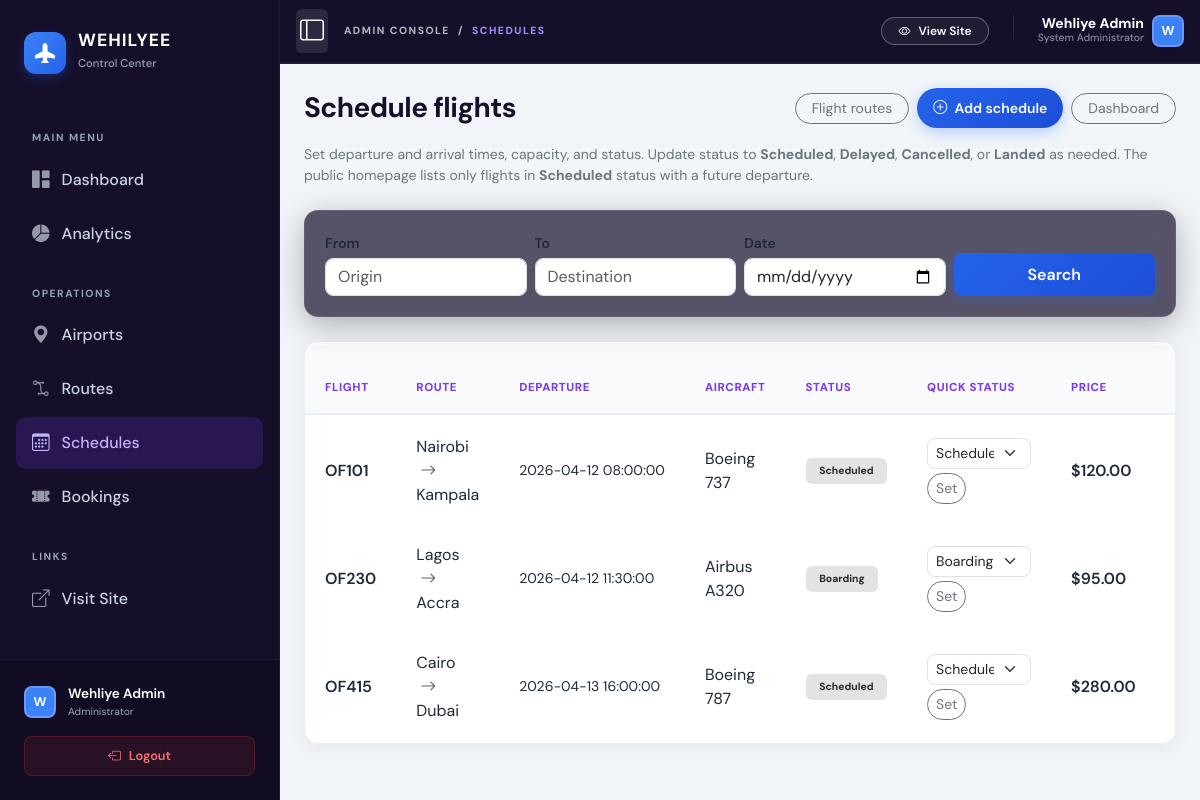
/admin/schedules.php (signed in), run on the app's committed database.
### tables this page shows
CREATE TABLE IF NOT EXISTS flights (
    id INT AUTO_INCREMENT PRIMARY KEY,
    route_id INT NULL,
    flight_no VARCHAR(20) NOT NULL UNIQUE,
    origin VARCHAR(80) NOT NULL,
    destination VARCHAR(80) NOT NULL,
    departure_time DATETIME NOT NULL,
    arrival_time DATETIME NOT NULL,
    aircraft VARCHAR(80) NOT NULL,
    capacity INT NOT NULL,
    base_price DECIMAL(10,2) NOT NULL,
    status ENUM('Scheduled','Boarding','Delayed','Cancelled','Completed','Landed') NOT NULL DEFAULT 'Scheduled',
    created_at TIMESTAMP DEFAULT CURRENT_TIMESTAMP,
    FOREIGN KEY (route_id) REFERENCES routes(id) ON DELETE SET NULL
);

### includes/functions.php (called while the page is built, shortened)
<?php
require_once dirname(__DIR__) . '/config/db.php';
spl_autoload_register(static function (string $class): void {
    $path = dirname(__DIR__) . '/classes/' . $class . '.php';
});
function base_url(): string
{
    static $cached = null;
    if ($cached !== null) {
        return $cached;
    }
    $projectRoot = realpath(dirname(__DIR__));
    $docRoot = realpath($_SERVER['DOCUMENT_ROOT'] ?? '');
    if ($projectRoot && $docRoot && str_starts_with($projectRoot, $docRoot)) {
        $rel = str_replace('\\', '/', substr($projectRoot, strlen($docRoot)));
        $cached = $rel === '' ? '' : rtrim($rel, '/');
        return $cached;
    }
    $script = str_replace('\\', '/', $_SERVER['SCRIPT_NAME'] ?? '/index.php');
    $cached = rtrim(dirname($script), '/');
    return $cached;
}

### config/db.php (called while the page is built, shortened)
<?php
function db(): PDO
{
    static $pdo = null;
    if ($pdo instanceof PDO) {
        return $pdo;
    }
    $dsn = 'mysql:host=' . DB_HOST . ';dbname=' . DB_NAME . ';charset=' . DB_CHARSET;
    $pdo = new PDO($dsn, DB_USER, DB_PASS, [
        PDO::ATTR_ERRMODE => PDO::ERRMODE_EXCEPTION,
        PDO::ATTR_DEFAULT_FETCH_MODE => PDO::FETCH_ASSOC,
    ]);
    return $pdo;
}

### classes/Flight.php (called while the page is built, shortened)
<?php
class Flight
{
    public static function allowedStatuses(): array
    {
        return ['Scheduled', 'Boarding', 'Delayed', 'Cancelled', 'Completed', 'Landed'];
    }
    public static function search(?string $origin = null, ?string $destination = null, ?string $date = null): array
    {
        $sql = 'SELECT * FROM flights WHERE 1=1';
        $params = [];
        $sql .= ' ORDER BY departure_time ASC';
        $stmt = db()->prepare($sql);
        $stmt->execute($params);
        return $stmt->fetchAll();
    }
}

### admin/schedules.php (the view, shortened to what this page needs)
<?php
require_once dirname(__DIR__) . '/includes/functions.php';
$base = base_url();
$origin = trim($_GET['origin'] ?? '');
$destination = trim($_GET['destination'] ?? '');
$date = trim($_GET['date'] ?? '');
$flights = Flight::search($origin ?: null, $destination ?: null, $date ?: null);
$statusOptions = Flight::allowedStatuses();
require dirname(__DIR__) . '/includes/header.php';
?>
<div class="d-flex flex-wrap justify-content-between align-items-center gap-2 mb-3">
    <h1 class="ofbms-page-title h3 mb-0">Schedule flights</h1>
    <div class="d-flex align-items-center gap-2 flex-wrap">
        <a href="<?= htmlspecialchars($base) ?>/admin/flights.php" class="btn btn-outline-secondary btn-sm rounded-pill px-3">Flight routes</a>
        <button class="btn btn-primary ofbms-btn-primary btn-sm rounded-pill px-3" type="button" data-bs-toggle="collapse" data-bs-target="#addFlightFormCollapse" aria-expanded="false" aria-controls="addFlightFormCollapse">
            <i class="bi bi-plus-circle me-1"></i> Add schedule
        </button>
        <a href="<?= htmlspecialchars($base) ?>/admin/dashboard.php" class="btn btn-outline-secondary btn-sm rounded-pill px-3">Dashboard</a>
    </div>
</div>
<p class="text-secondary small mb-4">Set departure and arrival times, capacity, and status. Update status to <strong>Scheduled</strong>, <strong>Delayed</strong>, <strong>Cancelled</strong>, or <strong>Landed</strong> as needed. The public homepage lists only flights in <strong>Scheduled</strong> status with a future departure.</p>
<div class="ofbms-search-bar">
    <form class="row g-2 align-items-end" method="get" action="<?= htmlspecialchars($base) ?>/admin/schedules.php">
        <div class="col-sm-6 col-md-3">
            <label class="form-label small fw-semibold mb-1">From</label>
            <input class="form-control rounded-3" name="origin" placeholder="Origin" value="<?= htmlspecialchars($origin) ?>">
        </div>
        <div class="col-sm-6 col-md-3">
            <label class="form-label small fw-semibold mb-1">To</label>
            <input class="form-control rounded-3" name="destination" placeholder="Destination" value="<?= htmlspecialchars($destination) ?>">
        </div>
        <div class="col-sm-6 col-md-3">
            <label class="form-label small fw-semibold mb-1">Date</label>
            <input class="form-control rounded-3" name="date" type="date" value="<?= htmlspecialchars($date) ?>">
        </div>
        <div class="col-sm-6 col-md-3">
            <button class="btn btn-primary ofbms-btn-primary w-100 rounded-3" type="submit">Search</button>
        </div>
    </form>
</div>
<div class="ofbms-table-wrap mb-4">
    <div class="table-responsive">
        <table class="table table-hover align-middle">
            <thead>
                <tr>
                    <th>Flight</th>
                    <th>Route</th>
                    <th>Departure</th>
                    <th>Aircraft</th>
                    <th>Status</th>
                    <th>Quick status</th>
                    <th>Price</th>
                    <th>Seats left</th>
                </tr>
            </thead>
            <tbody>
                <?php foreach ($flights as $f): ?>
                    <?php
                    $fid = (int) $f['id'];
                    ?>
                    <tr>
                        <td class="fw-semibold"><?= htmlspecialchars($f['flight_no']) ?></td>
                        <td><?= htmlspecialchars($f['origin']) ?> <i class="bi bi-arrow-right text-muted mx-1"></i> <?= htmlspecialchars($f['destination']) ?></td>
                        <td class="text-nowrap small"><?= htmlspecialchars($f['departure_time']) ?></td>
                        <td><?= htmlspecialchars($f['aircraft']) ?></td>
                        <td><span class="badge bg-secondary-subtle text-dark ofbms-badge-status"><?= htmlspecialchars($f['status']) ?></span></td>
                        <td>
                            <form method="post" action="<?= htmlspecialchars($base) ?>/admin/schedules.php" class="d-flex flex-wrap gap-1 align-items-center">
                                <select class="form-select form-select-sm rounded-3" name="flight_status" style="min-width: 6.5rem;" aria-label="Flight status">
                                    <?php foreach ($statusOptions as $opt): ?>
                                        <option value="<?= htmlspecialchars($opt) ?>" <?= $f['status'] === $opt ? 'selected' : '' ?>><?= htmlspecialchars($opt) ?></option>
                                    <?php endforeach; ?>
                                </select>
                                <button type="submit" name="quick_status" value="1" class="btn btn-sm btn-outline-secondary rounded-pill">Set</button>
                            </form>
                        </td>
                        <td class="fw-semibold">$<?= number_format((float) $f['base_price'], 2) ?></td>
                        <td><?= Flight::availableSeats($fid) ?></td>
                    </tr>
                <?php endforeach; ?>
            </tbody>
        </table>
    </div>
</div>
<?php require dirname(__DIR__) . '/includes/footer.php'; ?>

### assets/css/app.css (style rules this page uses)
:root { --ofbms-navy: #160f2a; --ofbms-navy-2: #1e1540; --ofbms-sky: #7c3aed; --ofbms-sky-deep: #6d28d9; --ofbms-accent: #a78bfa; --ofbms-surface: #f1f5f9; --ofbms-card: rgba(255, 255, 255, 0.92); --ofbms-card-border: rgba(226, 232, 240, 0.8); --ofbms-muted: #94a3b8; --ofbms-border: rgba(255, 255, 255, 0.08); --ofbms-radius: 14px; --ofbms-shadow: 0 12px 40px rgba(0, 0, 0, 0.35); --ofbms-font: "DM Sans", system-ui, sans-serif; --ofbms-text: #e2e8f0; --ofbms-text-muted: #94a3b8; --sidebar-bg: #160f2a; --nav-active-bg: rgba(124, 58, 237, 0.2); --nav-active-text: #c4b5fd; --nav-hover-bg: rgba(255, 255, 255, 0.06); --text-muted: #94a3b8; }
*, *::before, *::after { box-sizing: border-box; }
body.ofbms-body { font-family: var(--ofbms-font); background: var(--ofbms-surface); color: #1e293b; min-height: 100vh; display: flex; flex-direction: column; }
.ofbms-page-title { font-weight: 700; letter-spacing: -0.02em; color: #160f2a; }
.ofbms-table-wrap { border-radius: var(--ofbms-radius); overflow: hidden; box-shadow: 0 4px 20px rgba(15, 23, 42, 0.06); background: #ffffff; border: 1px solid #e8eef7; }
.ofbms-table-wrap .table { margin-bottom: 0; color: #1e293b; }
.ofbms-table-wrap table { background: #ffffff; border-collapse: separate; border-spacing: 0 4px; }
.ofbms-table-wrap thead th { background: #f8fafc !important; border-bottom: 2px solid #e8eef7; color: #7c3aed; font-size: 0.72rem; font-weight: 800; text-transform: uppercase; letter-spacing: 0.05em; padding: 1rem 1.25rem; }
.ofbms-table-wrap tbody tr { transition: transform 0.15s ease, background 0.15s ease; }
.ofbms-table-wrap tbody td { background: #ffffff; padding: 1rem 1.25rem; border: none; color: #1e293b; }
.ofbms-table-wrap tbody td:first-child { border-radius: 10px 0 0 10px; }
.ofbms-badge-status { padding: 0.5rem 0.85rem; font-weight: 700; font-size: 0.65rem; border-radius: 6px; }
.ofbms-search-bar { background: rgba(22, 15, 42, 0.7); backdrop-filter: blur(12px); border: 1px solid rgba(255, 255, 255, 0.08); border-radius: var(--ofbms-radius); padding: 1.25rem; box-shadow: 0 8px 32px rgba(0, 0, 0, 0.3); margin-bottom: 1.5rem; }
.ofbms-btn-primary { background: linear-gradient(135deg, #2563eb 0%, #1d4ed8 100%); border: none; font-weight: 600; padding: 0.6rem 1.25rem; border-radius: 10px; box-shadow: 0 4px 14px rgba(37, 99, 235, 0.28); }
html { scroll-behavior: smooth; }
body.admin-mode { overflow-x: hidden; }

### data on the page
flights: flight_no "OF101", origin "Nairobi", destination "Kampala", departure_time "2026-04-12 08:00:00", aircraft "Boeing 737", status "Scheduled", flight_status "Scheduled", base_price "120.00"
flights: flight_no "OF230", origin "Lagos", destination "Accra", departure_time "2026-04-12 11:30:00", aircraft "Airbus A320", status "Boarding", flight_status "Boarding", base_price "95.00"
flights: flight_no "OF415", origin "Cairo", destination "Dubai", departure_time "2026-04-13 16:00:00", aircraft "Boeing 787", status "Scheduled", flight_status "Scheduled", base_price "280.00"

### other printed values
substr($user['full_name'] ?? 'A', 0, 1) "W"
$user['full_name'] "Wehliye Admin"
$cleanTitle "SCHEDULES"
substr($user['full_name'], 0, 1) "W"
